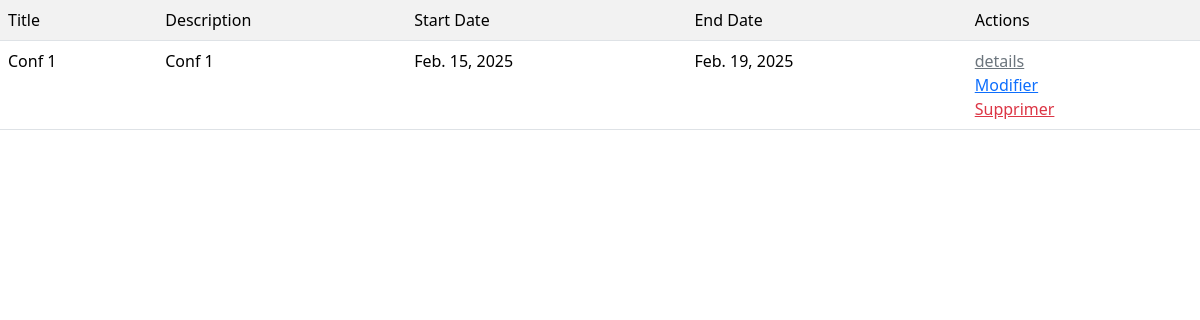
The app's page /conference/list/, older data.
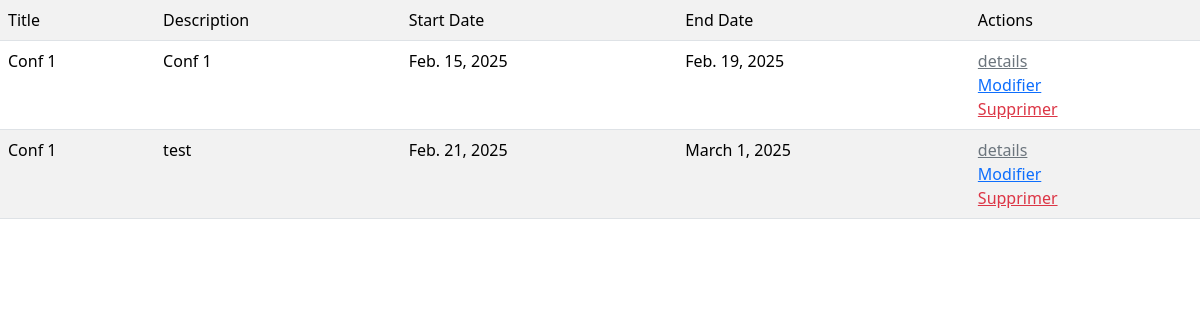
The same page, newer data.
### conferenceApp/models.py (models this page shows, shortened)
class Conference(models.Model):
    title = models.CharField(max_length=255)
    description = models.TextField()
    start_date = models.DateField()
    end_date = models.DateField()
    location = models.CharField(max_length=255)
    price=models.FloatField(validators=[MinValueValidator(limit_value = 0, message="Price must be positive")])
    capacity = models.IntegerField(validators=[MaxValueValidator(limit_value = 1000, message="Capacity cannot exceed 1000"), MinValueValidator(limit_value = 0, message="Capacity must be positive")])
    program = models.FileField(upload_to='files/', validators = [
        FileExtensionValidator(allowed_extensions = ['pdf', 'png', 'jpeg', 'jpg'])
    ])
    created_at=models.DateTimeField(auto_now_add=True)
    updated_at=models.DateTimeField(auto_now=True)
    category = models.ForeignKey(Category, on_delete=models.CASCADE, related_name='conferences')

### conferenceApp/views.py (the view)
# urls.py: path('list/', conferenceList, name="conference_list"),
def conferenceList(req):
    liste = Conference.objects.all()
    return render(req, 'conference_list.html', {'conferences': liste})

### conferenceApp/templates/conference_list.html (shortened to what this page needs)
<!DOCTYPE html>
<html lang="en">
    <head>
        <link
            rel="stylesheet"
            href="https://cdn.jsdelivr.net/npm/bootstrap@5.3.3/dist/css/bootstrap.min.css"
        />
    </head>
    <body>
        <table class="table table-striped">
            <tr>
                <td>Title</td>
                <td>Description</td>
                <td>Start Date</td>
                <td>End Date</td>
                <td>Actions</td>
            </tr>
            {% for c in conferences %}
            <tr>
                <td>{{ c.title }}</td>
                <td>{{ c.description }}</td>
                <td>{{ c.start_date }}</td>
                <td>{{ c.end_date }}</td>
                <td>
                    <a
                        href="{% url 'conference_detailsView' c.id %}"
                        class="link-secondary"
                        >details</a
                    >
                    <br/>
    <a href="{% url 'conference_updateView' c.id %}"class="link-primary" >Modifier</a>
    <br/>
    <a href="{% url 'conference_deleteView' c.id %}" class="link-danger">Supprimer</a>
                </td>
            </tr>
            {% endfor %}
        </table>
    </body>
</html>

Row changes from the older to the newer data that the page shows:
added Conference: title "Conf 1", description "test", start_date "Feb. 21, 2025", end_date "March 1, 2025"
